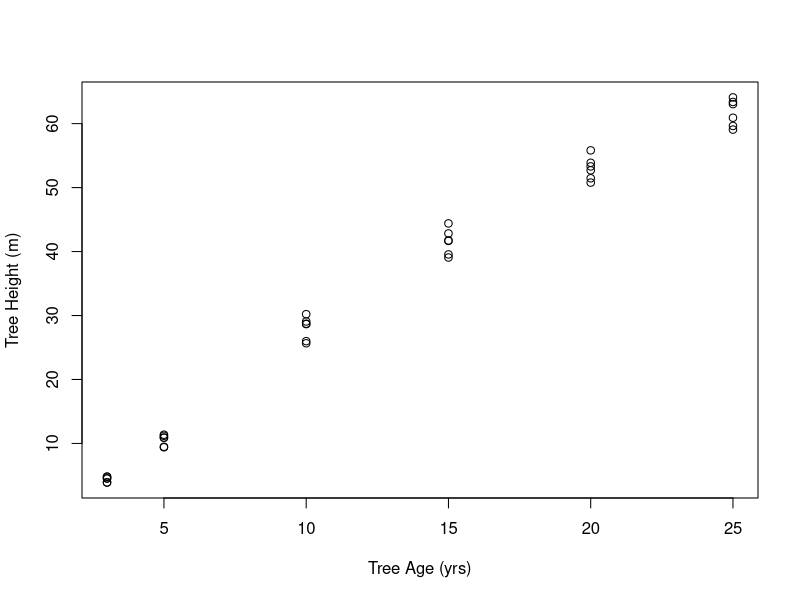

This chart was generated by the following R code:
MyData = read.csv("../../Module03_Datasets/LoblollyPines.csv")
plot(MyData$TreeAge, MyData$TreeHeight, xlab='Tree Age (yrs)', ylab = "Tree Height (m)")
